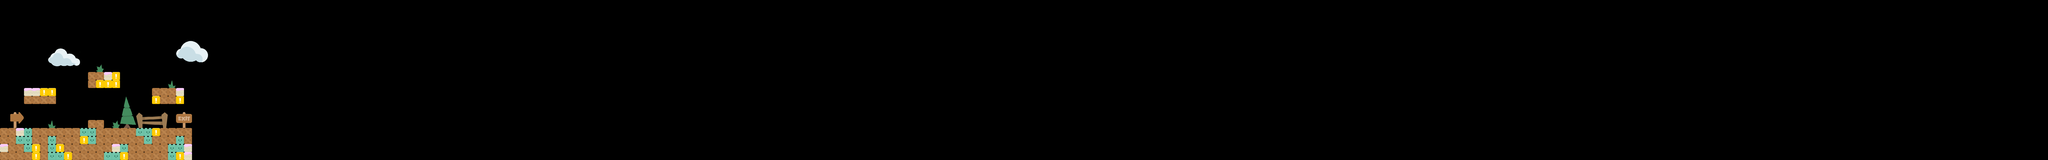

The image is a tile-based game level rendered from a .tmx file. Its description and source (layers, tilesets, objects; grid data summarised) follow:
An orthogonal 256x20 tile map with 32x32 px tiles, 2 tile layers (background, solid), 2 tilesets.

<map version="1.2" tiledversion="1.2.3" orientation="orthogonal" renderorder="right-down" width="256" height="20" tilewidth="32" tileheight="32" infinite="0" nextlayerid="3" nextobjectid="1">
 <tileset firstgid="1" name="solid-tileset" tilewidth="32" tileheight="32" tilecount="4" columns="0">
  <grid orientation="orthogonal" width="1" height="1" />
  <tile id="0">
   <image width="32" height="32" source="crate.png" />
  </tile>
  <tile id="1">
   <image width="32" height="32" source="lego.png" />
  </tile>
  <tile id="2">
   <image width="32" height="32" source="slice.png" />
  </tile>
  <tile id="3">
   <image width="32" height="32" source="special.png" />
  </tile>
 </tileset>
 <tileset firstgid="5" name="background-tileset" tilewidth="32" tileheight="32" tilecount="128" columns="16">
  <image source="background-tileset.png" width="512" height="256" />
 </tileset>
 <layer id="2" name="background" width="256" height="20">
  <data>[5120 cells, 52 non-empty, 50 distinct tile ids]</data>
 </layer>
 <layer id="1" name="solid" width="256" height="20">
  <data>[5120 cells, 122 non-empty, 4 distinct tile ids]</data>
 </layer>
</map>